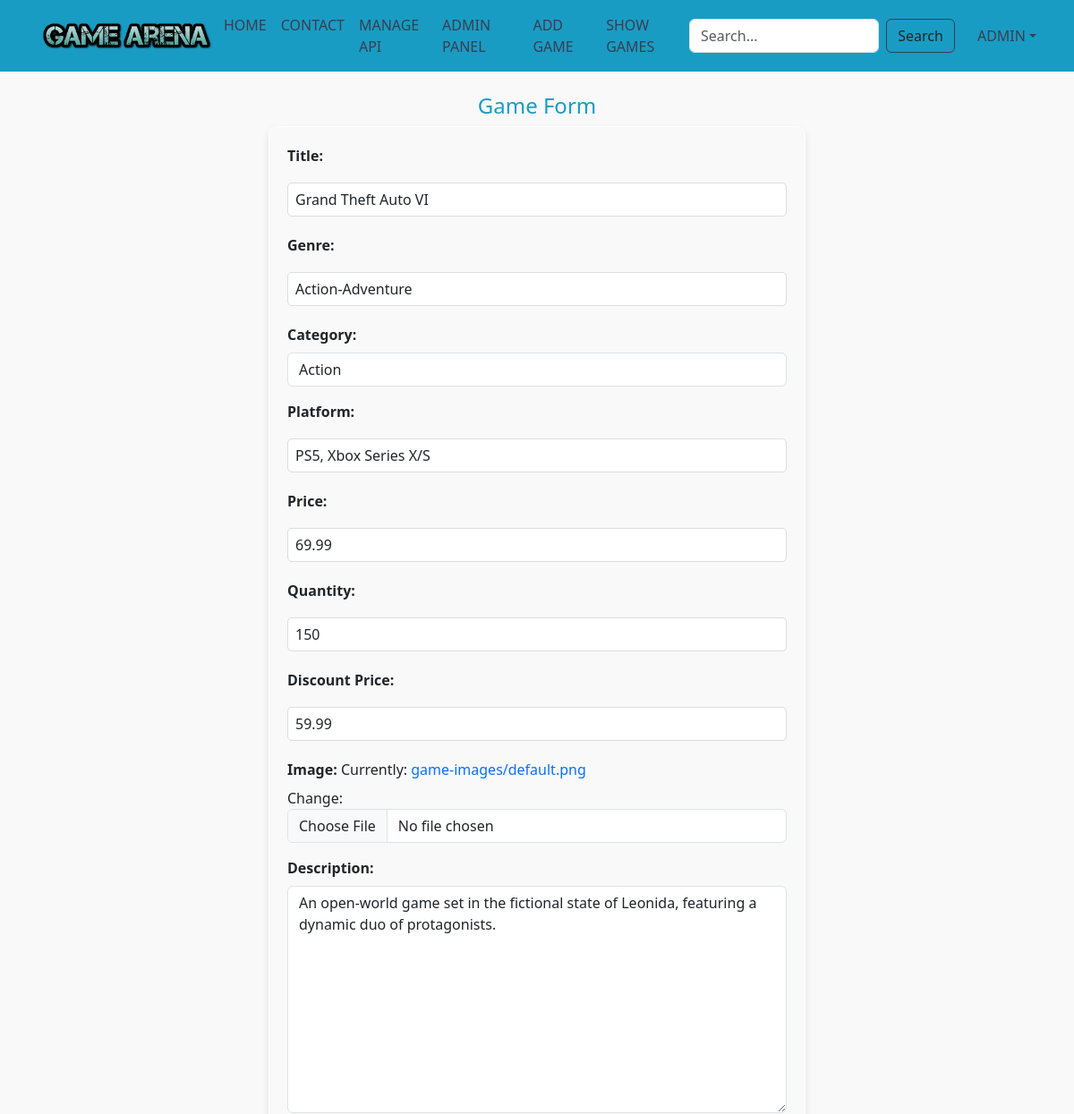
The page /update/1/ (signed in, upper part) on the database as committed earlier.
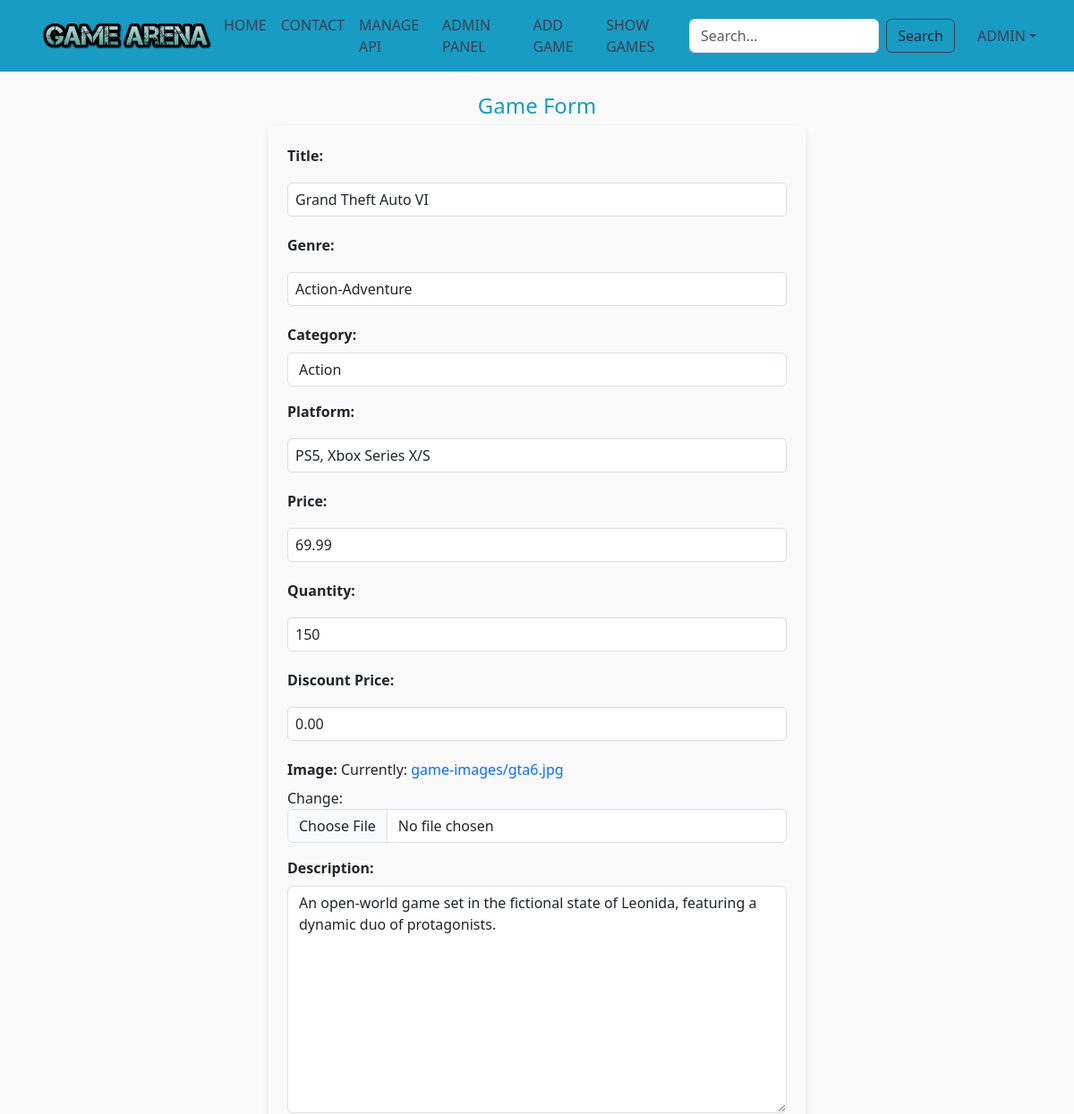
The same page on the database as committed later.
### gamestore/models.py (models this page shows, shortened)
class Games(models.Model):
    game_id = models.AutoField(primary_key=True)
    game_title = models.CharField(max_length=64)
    game_genre = models.CharField(max_length=64)
    game_category = models.CharField(choices=CATEGORIES_choices, max_length=10)
    game_platform = models.CharField(max_length=64)
    game_price = models.DecimalField(max_digits=7, decimal_places=2)
    game_quantity = models.IntegerField()
    game_discount_price = models.DecimalField(max_digits=7, decimal_places=2, null=True, blank=True)
    game_description = models.TextField()
    image_url = models.ImageField(upload_to='static/images/', default="static/images/default.png")
    slug = models.SlugField()

### gamestore/views.py (the view)
# urls.py: path('update/<int:game_id>/', views.game_update_view, name="game_update"),
@login_required(login_url='/login/')
@user_passes_test(is_admin_or_mod)
def game_update_view(request, game_id):
    game = get_object_or_404(Games, pk=game_id)
    form = GamesForm(instance=game)
    if request.method == "POST":
        form = GamesForm(request.POST, request.FILES, instance=game)
        if form.is_valid():
            form.save()
            return redirect('game_list')
    return render(request, 'crud/game_form.html', {'form': form})

### gamestore/views.py (called while the page is built)
def is_admin_or_mod(user):
    return user.is_authenticated and (user.is_staff or user.is_superuser)

### gamestore/templates/crud/game_form.html (shortened to what this page needs)
{% extends 'crud/layout.html' %}
{% block content %}
  <h1 class="text-center">Game Form</h1>
  <form method="POST" class="crud-form" enctype="multipart/form-data">
    {{ form.as_p }}
  </form>
{% endblock %}

Rows that differ between the two databases and show on the page:
changed Games "Grand Theft Auto VI": game_discount_price "59.99" → "0.00"
Other text that changed with them:
text no longer shown: "Title: Genre: Category: Platform: Price: Quantity: Discount Price: Image: Currently: game-images/default.png Change: Description:"
text now shown: "Title: Genre: Category: Platform: Price: Quantity: Discount Price: Image: Currently: game-images/gta6.jpg Change: Description:"
